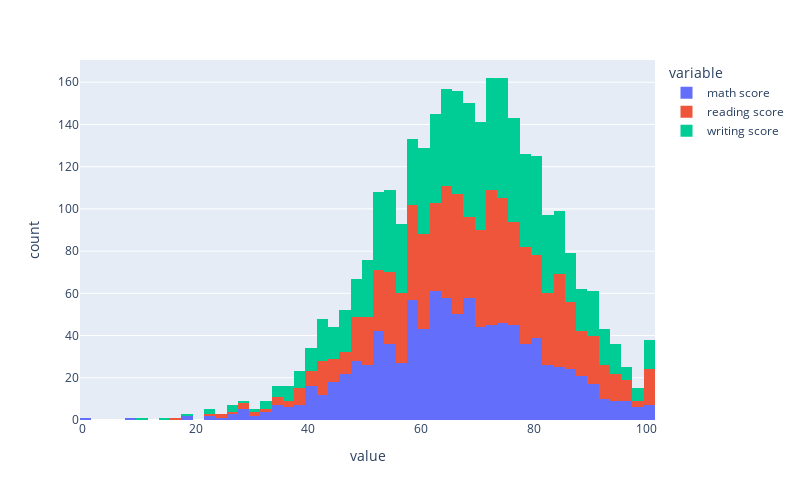
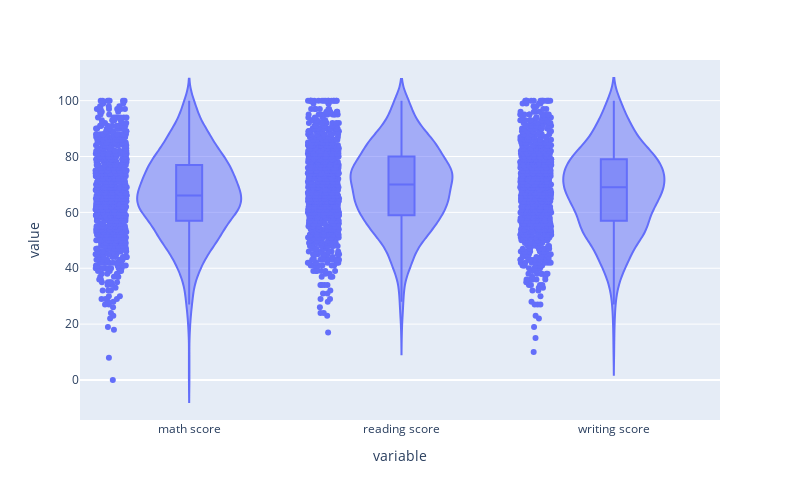

The notebook cell these images were saved under, in order:
### Markdown cell above
> Utilice la función creada en el punto 1.1 para verificar sus resultados.

### Code cell
# Analisis preliminar
analisis_preliminar_datos(df_grades)

# Distribuciones
distribuciones(df_grades)

### Figure 1 — Plotly figure (JSON) as saved in the notebook; plotly's stock layout.template omitted (floating-point values rounded to 4 significant figures; data arrays with more than 128 entries replaced by an {"elided": "..."} marker saying what was removed)
{"data": [{"alignmentgroup": "True", "bingroup": "x", "hovertemplate": "variable=math score<br>value=%{x}<br>count=%{y}<extra></extra>", "legendgroup": "math score", "marker": {"color": "#636efa"}, "name": "math score", "offsetgroup": "math score", "orientation": "v", "showlegend": true, "type": "histogram", "x": {"elided": "1016 int values"}, "xaxis": "x", "yaxis": "y"}, {"alignmentgroup": "True", "bingroup": "x", "hovertemplate": "variable=reading score<br>value=%{x}<br>count=%{y}<extra></extra>", "legendgroup": "reading score", "marker": {"color": "#EF553B"}, "name": "reading score", "offsetgroup": "reading score", "orientation": "v", "showlegend": true, "type": "histogram", "x": {"elided": "1016 int values"}, "xaxis": "x", "yaxis": "y"}, {"alignmentgroup": "True", "bingroup": "x", "hovertemplate": "variable=writing score<br>value=%{x}<br>count=%{y}<extra></extra>", "legendgroup": "writing score", "marker": {"color": "#00cc96"}, "name": "writing score", "offsetgroup": "writing score", "orientation": "v", "showlegend": true, "type": "histogram", "x": {"elided": "1016 int values"}, "xaxis": "x", "yaxis": "y"}], "layout": {"barmode": "relative", "height": 500, "legend": {"title": {"text": "variable"}, "tracegroupgap": 0}, "margin": {"t": 60}, "width": 800, "xaxis": {"anchor": "y", "domain": [0, 1], "title": {"text": "value"}}, "yaxis": {"anchor": "x", "domain": [0, 1], "title": {"text": "count"}}}}

### Figure 2 — Plotly figure (JSON) as saved in the notebook; plotly's stock layout.template omitted (floating-point values rounded to 4 significant figures; data arrays with more than 128 entries replaced by an {"elided": "..."} marker saying what was removed)
{"data": [{"alignmentgroup": "True", "box": {"visible": true}, "hovertemplate": "variable=%{x}<br>value=%{y}<extra></extra>", "legendgroup": "", "marker": {"color": "#636efa"}, "name": "", "offsetgroup": "", "orientation": "v", "points": "all", "scalegroup": "True", "showlegend": false, "type": "violin", "x": {"elided": "3048 str values"}, "x0": " ", "xaxis": "x", "y": {"elided": "3048 int values"}, "y0": " ", "yaxis": "y"}], "layout": {"height": 500, "legend": {"tracegroupgap": 0}, "margin": {"t": 60}, "violinmode": "group", "width": 800, "xaxis": {"anchor": "y", "domain": [0, 1], "title": {"text": "variable"}}, "yaxis": {"anchor": "x", "domain": [0, 1], "title": {"text": "value"}}}}
